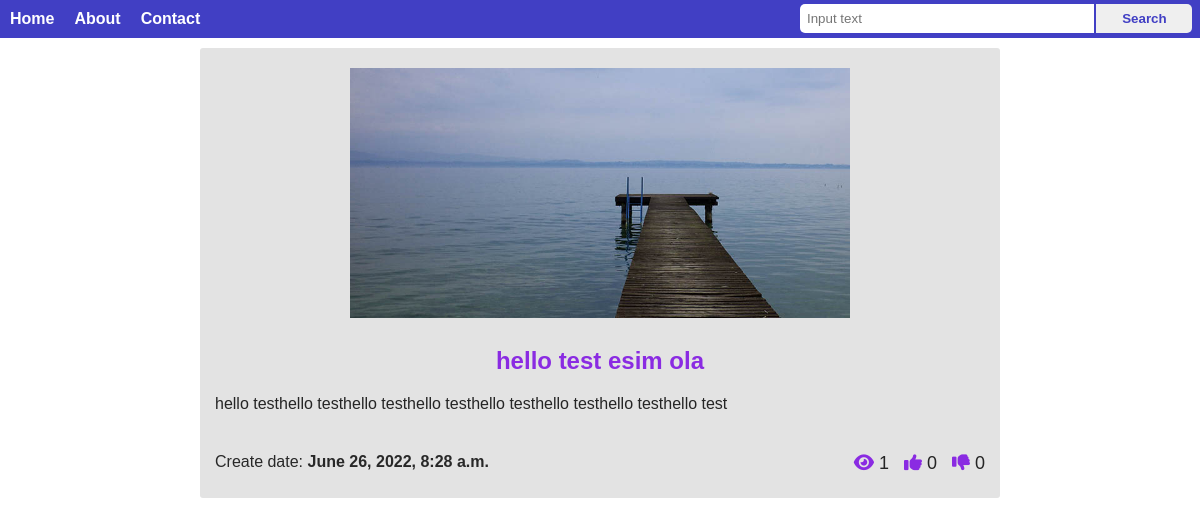
The page /article/20 on the database its author committed.
### article/models.py (models this page shows, shortened)
class Article(models.Model):
  class Meta:
    verbose_name = 'Article'
    verbose_name_plural = 'Articles'
  title = models.CharField(max_length=80)
  short_description = models.CharField(max_length=200)
  description = models.TextField(blank=True)
  created_at = models.DateTimeField(auto_now_add=True)
  updated_at = models.DateTimeField(auto_now=True)
  photo = models.ImageField(upload_to='photos/article/%Y/%m/%d/')
  is_published = models.BooleanField(default=False)
  views = models.IntegerField(blank=True, default=0)
  likes = models.IntegerField(blank=True, default=0)
  dis_likes = models.IntegerField(blank=True, default=0)

### article/views.py (the view)
# urls.py: path('article/<id>', article),
def article(req, id):
  article = Article.objects.get(pk=id)
  article.views = article.views + 1
  article.save()
  return render(req, 'article/article.html', {
    "article": article,
    "title": article.title
  })

### article/templates/article/article.html (shortened to what this page needs)
<!DOCTYPE html>
<html lang="en">
<head>
  <link rel="stylesheet" href="https://cdnjs.cloudflare.com/ajax/libs/font-awesome/6.1.1/css/all.min.css" />
  <link rel="stylesheet" href="/media/style.css">
</head>
<body>
  <header class="header">
    <nav>
      <ul>
        <li><a href="/">Home</a></li>
        <li><a href="#">About</a></li>
        <li><a href="/contact">Contact</a></li>
      </ul>
      <div class="search">
        <form method="get" action="/">
          <input type="text" name="search_input" class="searh-input" placeholder="Input text" />
          <input type="submit" value="Search" class="searh-btn" />
        </form>
      </div>
    </nav>
  </header>
  <div class="container">
    <section class="main">
      <div class="post">
        <div class="full-post-image">
          <img src="/media/{{article.photo}}" alt="">
        </div>
        <div class="full-post-contect">
          <h1>{{article.title}}</h1>
          <p>{{article.description}}</p>
          <div class="post-info">
            <div class="left-info">
              Create date: <strong>{{article.created_at}}</strong>
            </div>
            <div class="right-info">
              <span><i class="fa-solid fa-eye"></i> {{article.views}}</span>
              <span><i class="fa-solid fa-thumbs-up"></i> {{article.likes}}</span>
              <span><i class="fa-solid fa-thumbs-down"></i> {{article.dis_likes}}</span>
            </div>
          </div>
        </div>
      </div>
    </section>
  </div>
</body>
</html>

### media/style.css (style rules this page uses)
:root { --main-color: rgb(65, 63, 196); }
* { padding: 0; margin: 0; font-family: Arial, Helvetica, sans-serif; }
.container { max-width: 800px; margin: 0 auto; }
.header { background-color: var(--main-color); color: #fff; }
.header ul { list-style: none; }
.header ul li { float: left; }
.header ul li a { display: block; color: #fff; text-decoration: none; font-size: 16px; font-weight: bold; padding: 10px 10px; }
.post { margin: 10px 0; padding: 10px; background-color: rgb(227, 227, 227); border-radius: 3px; color: rgb(37, 37, 37); }
.post-info { padding: 20px 0; }
.full-post-image { width: 500px; margin: 10px auto; }
.full-post-image img { width: 100%; }
.full-post-contect { margin: 10px 0; padding: 5px; }
.full-post-contect h1 { text-align: center; color: blueviolet; margin: 10px 0; }
.full-post-contect p { font-size: 16px; margin: 20px 0; }
.left-info { float: left; width: 280px; font-size: 16px; color: rgb(40, 40, 40); }
.right-info { float: right; font-size: 18px; }
.right-info span { display: inline-block; margin-left: 10px; }
.right-info span i { color: blueviolet; }
.search { float: right; width: 400px; margin-top: 4px; }
.searh-input { display: inline-block; width: 70%; padding: 7px; outline: none; border-radius: 5px 0 0 5px; border: none; }
.searh-btn { display: inline-block; width: 24%; position: relative; left: -2px; padding: 7px; outline: none; border-radius: 0 5px 5px 0; border: none; color: var(--main-color); font-weight: bold; transition: all 0.4s; }

### rows shown on the page
Article: photo (picture), title "hello test esim ola", description "hello testhello testhello testhello testhello testhello testhello testhello test", created_at "June 26, 2022, 8:28 a.m.", views "1", likes "0", dis_likes "0"
